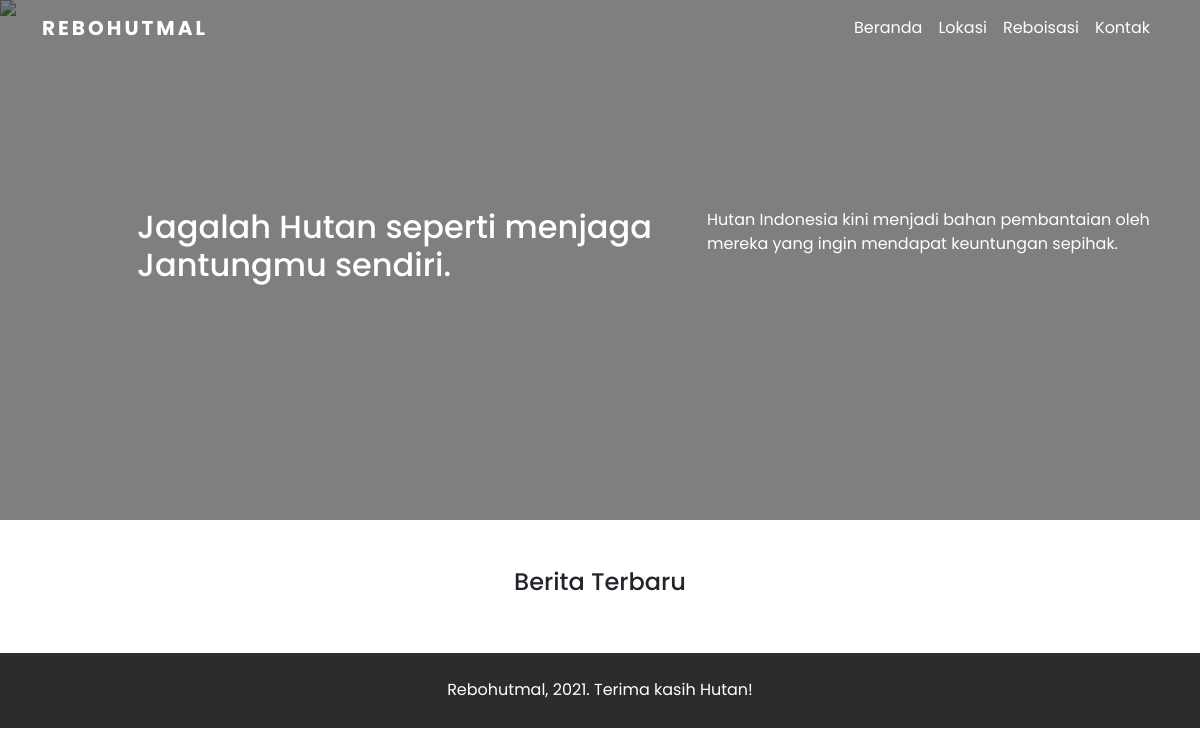
/, run on an earlier commit of the app's database.
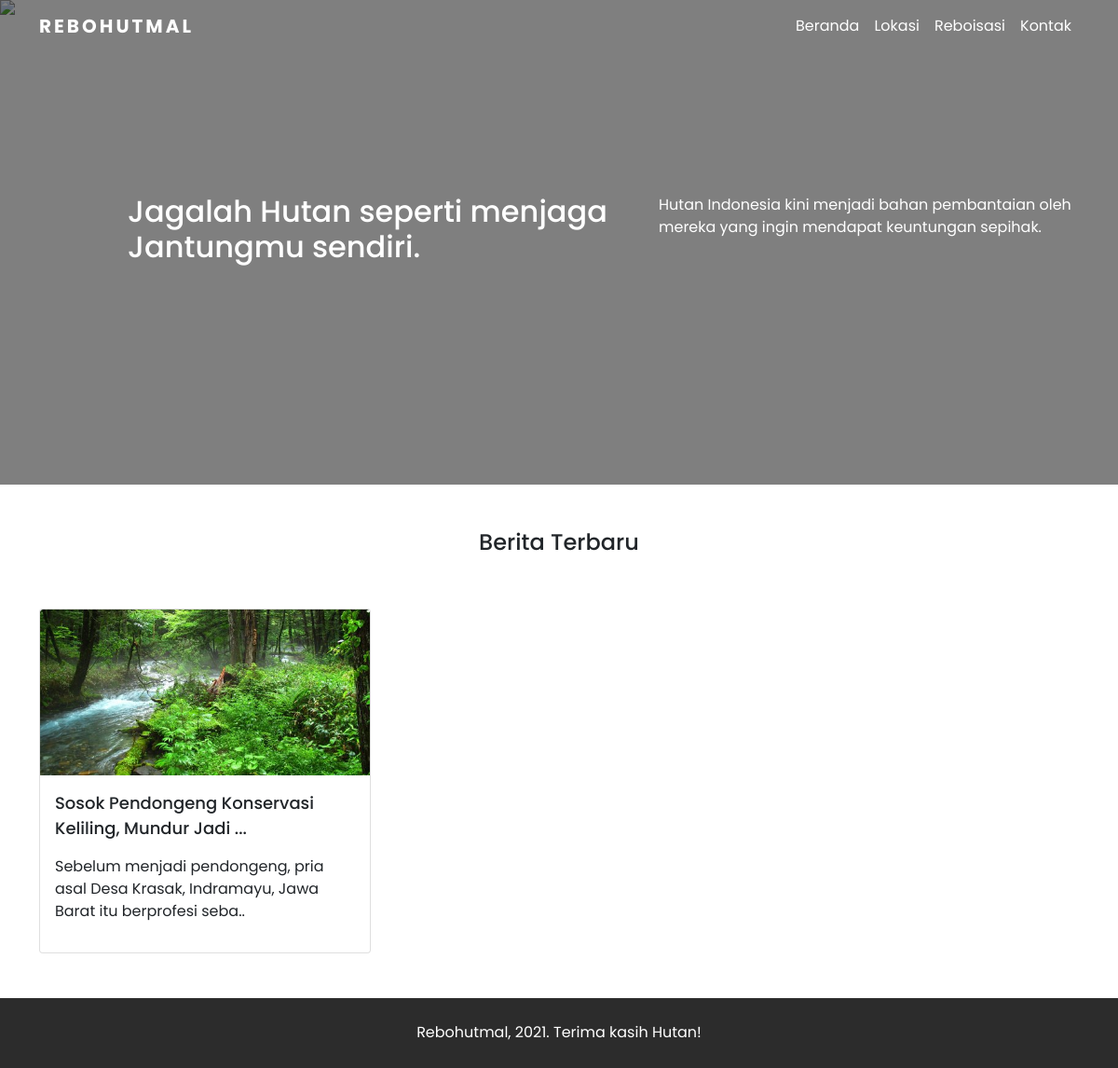
And on a later commit of the database.
### tables this page shows
CREATE TABLE `berita` (
  `id` int(11) NOT NULL,
  `judul_berita` varchar(165) NOT NULL,
  `isi_berita` text NOT NULL,
  `waktu_post` date NOT NULL,
  `cover_berita` varchar(255) NOT NULL
);

### functions.php (called while the page is built, shortened)
<?php
$conn = mysqli_connect("localhost", "root", "", "farah_ta");
function my_query($query) {
	global $conn;
	return mysqli_query($conn, $query);
}
function my_query_get($query) {
	$rows = [];
	$result = my_query($query);
	while ( $row = mysqli_fetch_assoc($result) ) {
		$rows[] = $row;
	}
	return $rows;
}

### index.php (the view, shortened to what this page needs)
<?php
require_once 'functions.php';
$berita = my_query_get("SELECT * FROM berita");
?>
<?php require_once 'templates/header_index.php' ?>
    <div class="container position-relative slogan">
        <div class="row">
            <div class="col-md-6 offset-md-1 mt-5">
                <h2>Jagalah Hutan seperti menjaga Jantungmu sendiri.</h2>
            </div>
            <div class="col-md-5 mt-5">
                <p>Hutan Indonesia kini menjadi bahan pembantaian oleh mereka yang ingin mendapat keuntungan sepihak.</p>
            </div>
        </div>
    </div>
</div>
<div class="container mt-5">
    <div class="row text-center mb-5">
        <h4>Berita Terbaru</h4>
    </div>
    <div class="row">
        <?php foreach ($berita as $b) : ?>
        <div class="col-md-4 mb-5">
            <div class="card">
                <img src="assets/<?= ($b['cover_berita'] != "") ? "thumbnails/".$b['cover_berita'] : "img/no-image.jpg" ?>" class="card-img-top" alt="...">
                <div class="card-body">
                    <a href="berita.php?p=<?= $b['id'] ?>" class="card-title">
                        <?= substr($b['judul_berita'], 0, 50) . "..." ?>
                    </a>
                    <p class="card-text">
                        <?= substr($b['isi_berita'], 0, 95) . ".." ?>
                    </p>
                </div>
            </div>
        </div>
        <?php endforeach ?>
    </div>
</div>
<?php require_once 'templates/footer.php' ?>

What changed in the data, as far as the page shows it:
added berita: cover_berita (picture), judul_berita "Sosok Pendongeng Konservasi Keliling, Mundur Jadi", isi_berita "Sebelum menjadi pendongeng, pria asal Desa Krasak, Indramayu, Jawa Barat itu berprofesi seba"
